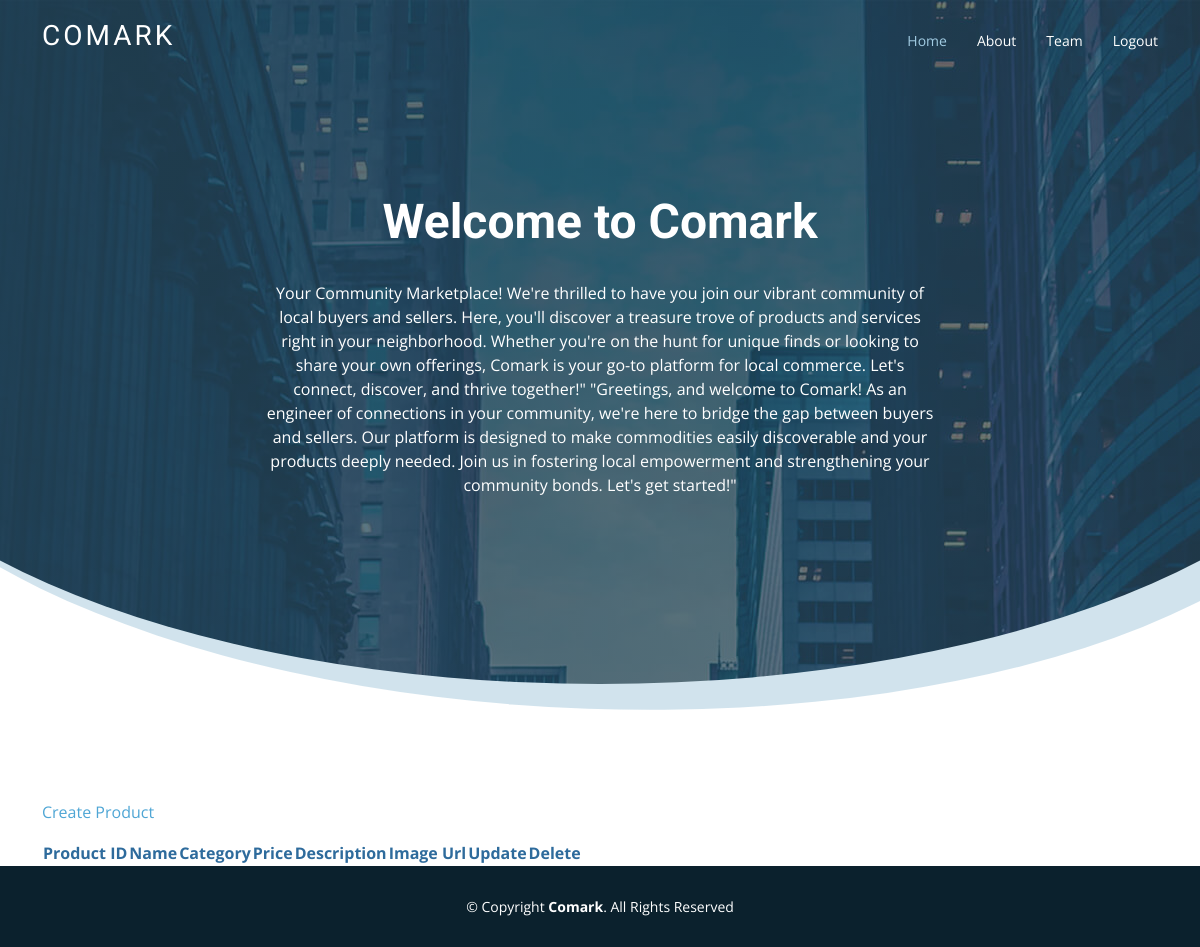
The page /user/1 on the database as committed earlier.
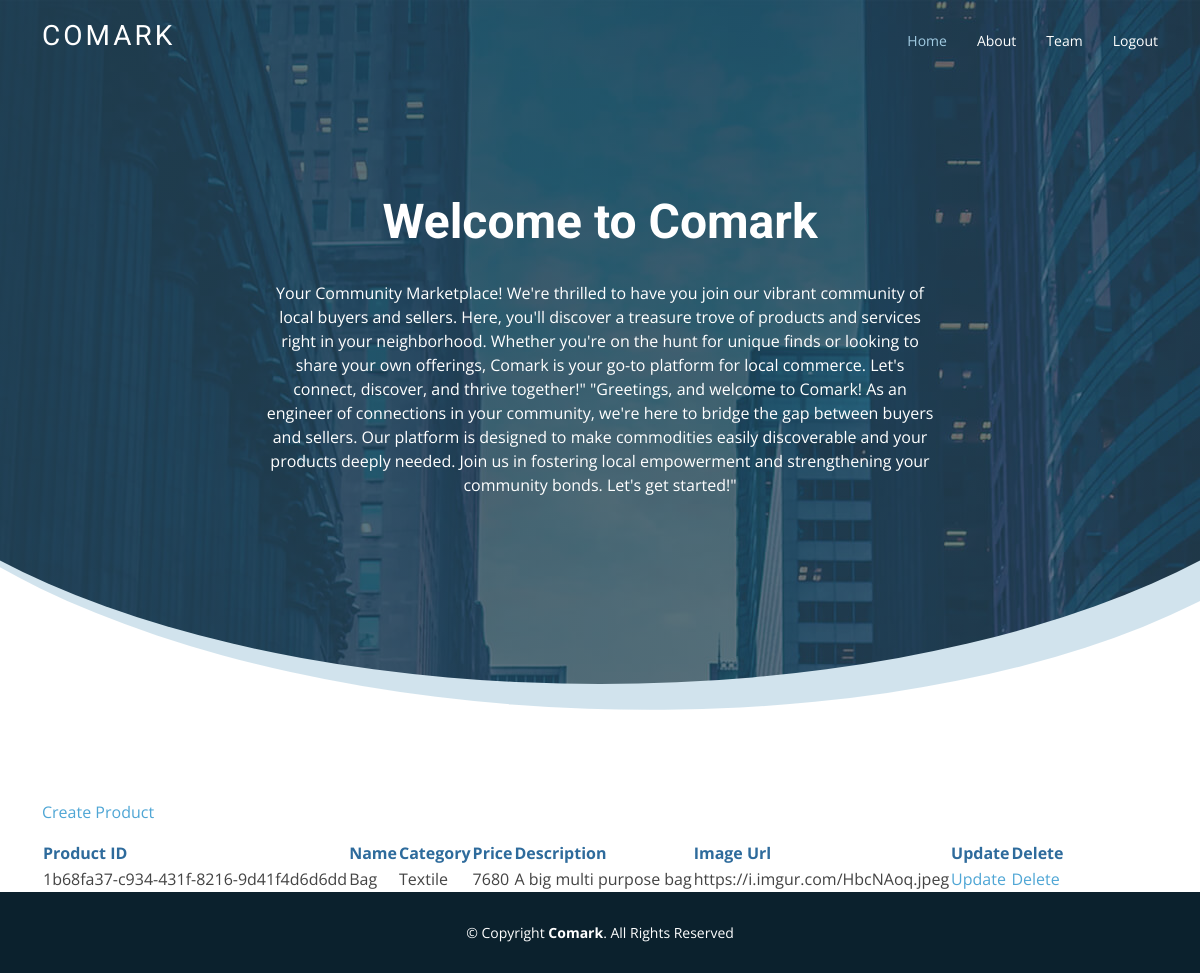
The same page on the database as committed later.
### app.py (models this page shows, shortened)
class Product(db.Model, UserMixin):
    __tablename__ = "products"
    product_id = db.Column(db.String, primary_key=True)
    product_name = db.Column(db.String(255), nullable=False)
    category = db.Column(db.String(255))
    price = db.Column(db.String(255), nullable=False)
    description = db.Column(db.Text, nullable=False)
    img_link = db.Column(db.String)
    user_id = db.Column(db.String(255), db.ForeignKey("users.user_id"), primary_key=True)
    username = db.Column(db.String(255), db.ForeignKey("users.username"))

### app.py (the view)
@login_required
@app.route('/user/<user_id>')
def user_page(user_id):
    posts = Product.query.filter_by(user_id=user_id).all()
    return render_template('user.html', title='User-Homepage', posts=posts)

### templates/user.html
{% extends "user_base.html" %}
{% block content %}
<div class="container">
    <div><p><a href="{{url_for('create', user_id=user_id)}}">Create Product</a></p></div>
    <table>
        <tr>
            <div class="row">
                <div class="col-sm-1">
                    <th class="sub-title">Product ID</th>
                </div>
                <div class="col-sm-1">
                    <th class="sub-title">Name</th>
                </div>
                <div class="col-sm-2">
                    <th class="sub-title">Category</th>
                </div>
                <div class="col-sm-1">
                    <th class="sub-title">Price</th>
                </div>
                <div class="col-sm-3">
                    <th class="sub-title">Description</th>
                </div>
                <div class="col-sm-2">
                    <th class="sub-title">Image Url</th>
                </div>
                <div class="col-sm-1">
                    <th class="sub-title">Update</th>
                </div>
                <div class="col-sm-1">
                    <th class="sub-title">Delete</th>
                </div>
            </div>
        </tr>
        {% for post in posts %}
        <tr>
            <div class="row">
                <div class="col-sm-1">
                    <td>{{ post.product_id }}</td>
                </div>
                <div class="col-sm-1">
                    <td>{{ post.product_name }}</td>
                </div>
                <div class="col-sm-2">
                    <td>{{ post.category }}</td>
                </div>
                <div class="col-sm-1">
                    <td>{{ post.price }}</td>
                </div>
                <div class="col-sm-3">
                    <td>{{ post.description }}</td>
                </div>
                <div class="col-sm-2">
                    <td>{{ post.img_link }}</td>
                </div>
                <div class="col-sm-1">
                    <td><a href="{{url_for('link_update', product_id=post.product_id)}}">Update</a></td>
                </div>
                <div class="col-sm-1">
                    <td><a href="{{url_for('delete', product_id=post.product_id)}}">Delete</a></td>
                </div>
            </div>
        </tr>
        {% endfor %}
    </table>
</div>
{% endblock %}

### templates/user_base.html (shortened to what this page needs)
<!DOCTYPE html>
<html lang="en">
<head>
  <link href="{{url_for('static', filename='css/animate.min.css')}}" rel="stylesheet">
  <link href="{{url_for('static', filename='css/aos.css')}}" rel="stylesheet">
  <link href="{{url_for('static', filename='css/bootstrap.min.css')}}" rel="stylesheet">
  <link href="{{url_for('static', filename='css/bootstrap-icons.css')}}" rel="stylesheet">
  <link href="{{url_for('static', filename='css/boxicons.min.css')}}" rel="stylesheet">
  <link href="{{url_for('static', filename='css/glightbox.min.css')}}" rel="stylesheet">
  <link href="{{url_for('static', filename='css/swiper-bundle.min.css')}}" rel="stylesheet">
  <link href="{{url_for('static', filename='css/style.css')}}" rel="stylesheet">
</head>
<body>
  <header id="header" class="fixed-top d-flex align-items-center header-transparent">
    <div class="container d-flex justify-content-between align-items-center">
      <div class="logo">
        <h1 class="text-light"><a href="{{url_for('index')}}"><span>Comark</span></a></h1>
      </div>
      <nav id="navbar" class="navbar">
        <ul>
          <li><a class="active " href="{{url_for('index')}}">Home</a></li>
          <li><a href="{{url_for('about')}}">About</a></li>
          <li><a href="{{url_for('team')}}">Team</a></li>
          <li><a href="{{url_for('logout')}}">Logout</a></li>
        </ul>
      </nav>
    </div>
  </header>
  <section id="hero" class="d-flex justify-cntent-center align-items-center">
    <div id="heroCarousel" class="container carousel carousel-fade" data-bs-ride="carousel" data-bs-interval="5000">
      <div class="carousel-item active">
        <div class="carousel-container">
          <h2 class="animate__animated animate__fadeInDown">Welcome to <span>Comark</span></h2>
          <p class="animate__animated animate__fadeInUp">Your Community Marketplace! We're thrilled
            to have you join our vibrant community of local buyers and sellers.
            Here, you'll discover a treasure trove of products and services right in your neighborhood.
            Whether you're on the hunt for unique finds or looking to share your own offerings,
            Comark is your go-to platform for local commerce. Let's connect, discover, and thrive together!"
            "Greetings, and welcome to Comark! As an engineer of connections in your community,
            we're here to bridge the gap between buyers and sellers. Our platform is designed to
             make commodities easily discoverable and your products deeply needed. Join us in fostering local
             empowerment and strengthening your community bonds. Let's get started!"</p>
        </div>
      </div>
      <a class="carousel-control-prev" href="#heroCarousel" role="button" data-bs-slide="prev">
        <span class="carousel-control-prev-icon bx bx-chevron-left" aria-hidden="true"></span>
      </a>
      <a class="carousel-control-next" href="#heroCarousel" role="button" data-bs-slide="next">
        <span class="carousel-control-next-icon bx bx-chevron-right" aria-hidden="true"></span>
      </a>
    </div>
</section>
  <main id="main">
    {% block content %}
    {% endblock %}
  </main>
  <footer id="footer" data-aos="fade-up" data-aos-easing="ease-in-out" data-aos-duration="500">
    <div class="container">
      <div class="copyright">
        &copy; Copyright <strong><span>Comark</span></strong>. All Rights Reserved
      </div>
    </div>
  </footer>
</body>
</html>

### static/css/style.css (style rules this page uses)
body { font-family: "Open Sans", sans-serif; color: #444; }
a { color: #4fa6d5; text-decoration: none; }
h1, h2, h3, h4, h5, h6, .font-primary { font-family: "Roboto", sans-serif; }
#header { height: 80px; transition: all 0.5s; z-index: 997; transition: all 0.5s; background: #1e4356; }
#header.header-transparent { background: none; }
#header .logo h1 { font-size: 28px; line-height: 1; font-weight: 400; letter-spacing: 3px; text-transform: uppercase; }
#header .logo h1 a, #header .logo h1 a:hover { color: #fff; text-decoration: none; }
#main { margin-top: 80px; }
.navbar { padding: 0; }
.navbar ul { margin: 0; padding: 0; display: flex; list-style: none; align-items: center; }
.navbar li { position: relative; }
.navbar a, .navbar a:focus { display: flex; align-items: center; justify-content: space-between; padding: 10px 0 10px 30px; font-family: "Open Sans", sans-serif; font-size: 14px; color: #fff; white-space: nowrap; transition: 0.3s; }
.navbar a:hover, .navbar .active, .navbar .active:focus, .navbar li:hover>a { color: #a2cce3; }
#hero { width: 100%; height: 90vh; overflow: hidden; position: relative; }
#hero::after { content: ""; position: absolute; left: 50%; top: 0; width: 130%; height: 95%; background: linear-gradient(to right, rgba(30, 67, 86, 0.8), rgba(30, 67, 86, 0.6)), url("../img/hero-bg.jpg") center top no-repeat; z-index: 0; border-radius: 0 0 50% 50%; transform: translateX(-50%) rotate(0deg); }
#hero::before { content: ""; position: absolute; left: 50%; top: 0; width: 130%; height: 96%; background: #68A4C4; opacity: 0.3; z-index: 0; border-radius: 0 0 50% 50%; transform: translateX(-50%) translateY(18px) rotate(2deg); }
#hero .carousel-container { display: flex; justify-content: center; align-items: center; flex-direction: column; text-align: center; bottom: 0; top: 0; left: 0; right: 0; }
#hero h2 { color: #fff; margin-bottom: 30px; font-size: 48px; font-weight: 700; }
#hero p { width: 80%; animation-delay: 0.4s; margin: 0 auto 30px auto; color: #fff; }
#hero .carousel-control-prev, #hero .carousel-control-next { width: 10%; }
#hero .carousel-control-next-icon, #hero .carousel-control-prev-icon { background: none; font-size: 48px; line-height: 1; width: auto; height: auto; }
@media (min-width: 1024px) { #hero p { width: 60%; } }
@media (min-width: 1024px) { #hero .carousel-control-prev, #hero .carousel-control-next { width: 5%; } }
section { padding: 60px 0; }
#footer { background: #0b212d; padding: 0 0 30px 0; color: #fff; font-size: 14px; }
#footer .copyright { text-align: center; padding-top: 30px; }
.sub-title { font-size: medium; color: #2e6b9c; }

Rows that differ between the two databases and show on the page:
added Product: product_id "1b68fa37-c934-431f-8216-9d41f4d6d6dd", product_name "Bag", category "Textile", price "7680", description "A big multi purpose bag", img_link "https://i.imgur.com/HbcNAoq.jpeg"
